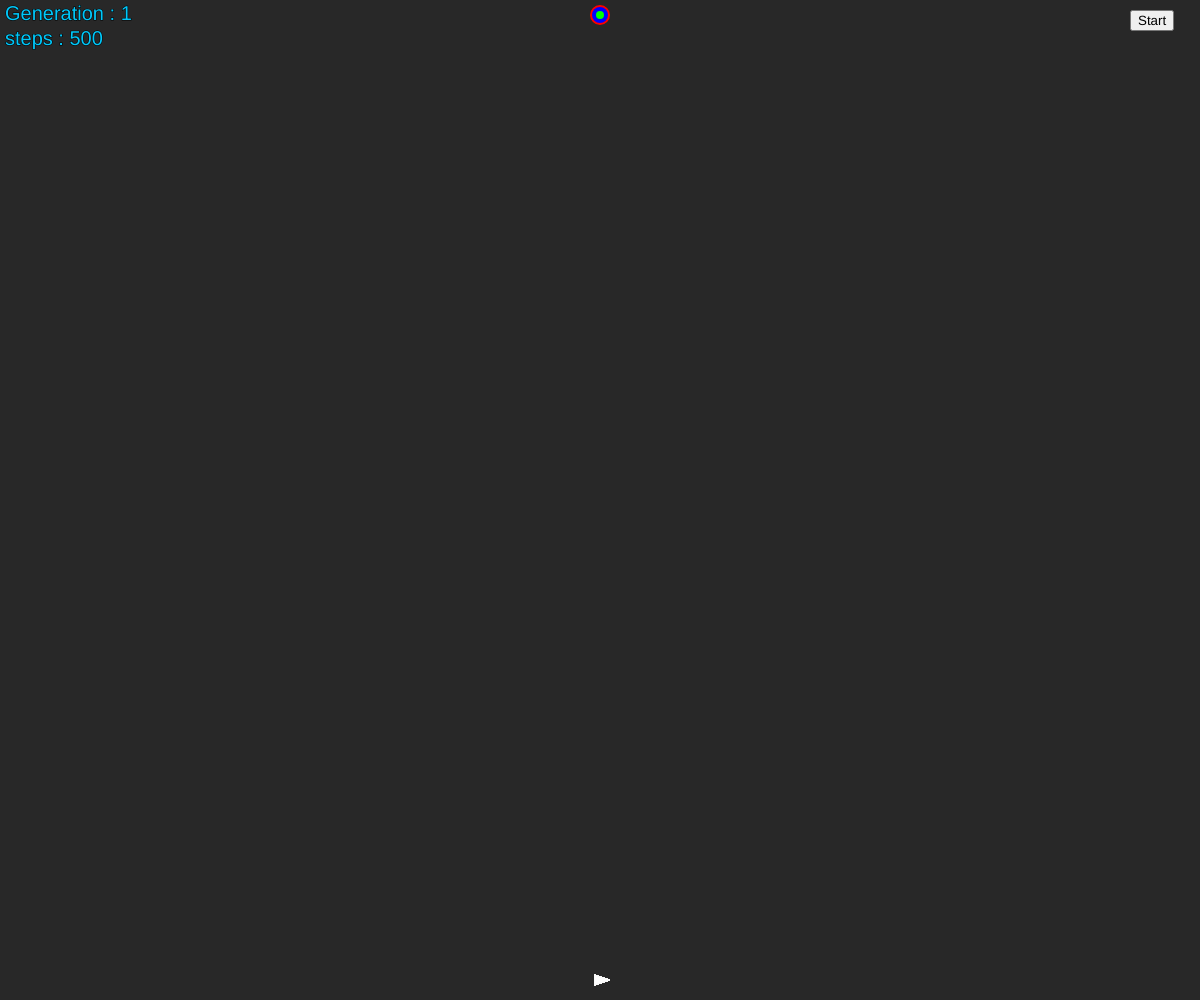
Frame 1 (no input)
Frame 60 (no input): identical to frame 1, image omitted
Frame 120 (the mouse pressed at the canvas centre since frame 60): identical to frame 1, image omitted

The p5.js sketch that drew this single still picture (run headless with seeded random() and noise() and a simulated clock; from frame 60 on, the mouse is pressed at the canvas centre):

// p5.js sketch
// ── sketch.js
let goal;
let p;
let startper = false;
//let fitness = 0;

function setup() {
  createCanvas(windowWidth, windowHeight);
  p = new Population(500);
  goal = createVector(width/2, 15);
  
  button = createButton('Start');
  button.position(width - 70, 10);
  button.mousePressed(start);
  // slider = createSlider(0, 255, 100);
  // slider.position(width - 70, 50);
  // slider.style('width', '60px');
}
function windowResized() {
  resizeCanvas(windowWidth, windowHeight);
  
}
function start() {
  print("start");
  startper = true;
}

function showGoal() {
  noStroke();
  fill(255, 0, 0);
  ellipse(goal.x, goal.y, 20, 20);
  fill(0, 0, 255);
  ellipse(goal.x, goal.y, 16, 16);
  fill(0, 255, 0);
  ellipse(goal.x, goal.y, 8, 8);
  stroke(1);

}

function draw() {
  // let val = slider.value();
  // background(val);
  background(40);
  // if (locked) {
  //   rect(posi1.x, posi1.y, mouseX - posi1.x, mouseY - posi1.y);
  //   //redraw();
  // }
  
  showGoal();
  if (p.allDotDead()) {
    //genetic algorithm
    p.calculateFitness();
    p.naturalSelection();
    p.mutateDemBabies();
  } else {

    if (startper) {
      p.update();
    }
    p.show();
  }
}
// ── Brain.js
class Brain{

  constructor(size){
    this.size = size
    this.directions = [];
    this.step = 0;
    for(let i=0;i<this.size;i++)
    {
      let rand = random(2*PI);
      this.directions[i] = p5.Vector.fromAngle(rand);
    }
  }
  clone() {
    let clone = new Brain(this.directions.length);
    for (let i = 0; i < this.directions.length; i++) {
      clone.directions[i] = this.directions[i].copy();
    }
    return clone;
  }
  mutate(){
    let mutationRate = 0.01;
    
    for (let i =0; i< this.directions.length; i++) {
      let rand = random(1);
      if (rand < mutationRate) {
        //set this direction as a random direction 
        let randomAngle = random(2*PI);
        this.directions[i] = p5.Vector.fromAngle(randomAngle);
      }
    }
  }
  
}
// ── Dot.js
class Dot{
 
  constructor(){
    this.pos = createVector(width/2, height-20);
    this.vel = createVector(0, 0);
    this.acc = createVector(0, 0);
    
    this.goal = createVector(width/2, 15);
    
    this.brain = new Brain(400);
    this.dead = false;
    this.reachedGoal = false;
    
    this.isbest = false;
    //print(this.pos);
  }
  
  show(){
   if (this.isBest) {
      push()
     fill(0,255,0);
      translate(this.pos.x, this.pos.y);
      rotate(this.vel.heading());
      triangle(-5,-5,8,0,-5,5);
      //(-5,-5,10,0,-5,5)
      // noStroke();
      // fill(255,255,0,250);
      // rect(-6, 0, 6, 6);
      // stroke(0);
      pop()
    } else {
      stroke(250);
      fill(255,255,255,150);
      push()
      translate(this.pos.x, this.pos.y);
      rotate(this.vel.heading());
      triangle(-5,-5,10,0,-5,5);
      //(-5,-5,10,0,-5,5)
      // noStroke();
      // fill(255,255,0,250);
      // //ellipse(-6, 0, 4, 4);
      // stroke(0);
      pop()
      stroke(0);
    }
  }
  
  setisbesttrue(){
    this.isbest = true;
  }
  
  move(){
    
    if(this.brain.directions.length > this.brain.step){
      this.acc = this.brain.directions[this.brain.step];
      this.brain.step++;
    }
    else{
      this.dead = true;
    }
    //print(this.acc);
    this.vel.add(this.acc);
    this.vel.limit(5);
    this.pos.add(this.vel);
  }
  
  update() {
    if (!this.dead && !this.reachedGoal) {
      this.move();
      if (this.pos.x< 2|| this.pos.y<2 || this.pos.x>width-2 || this.pos.y>height -2) {//if near the edges of the window then kill it 
        this.dead = true;
      } 
      else if (dist(this.pos.x, this.pos.y, this.goal.x, this.goal.y) < 10) {//if reached goal
        this.reachedGoal = true;
      }
      
      
      // else if(this.pos.x> 100 && this.pos.y>300 && this.pos.x<500 && this.pos.y<320){
      //   this.dead = true;
      // }
    }
  }
  
  Fitnesscalculate(){
    if(this.reachedGoal){
      this.fitness = 1/16+10000/(this.brain.step * this.brain.step);
    
    }else{
    let distanceToGoal = dist(this.pos.x, this.pos.y, this.goal.x, this.goal.y);
    this.fitness = 1.0/(distanceToGoal * distanceToGoal); 
  }
}
  
  gimmeBaby() {
    let baby = new Dot();
    baby.brain = this.brain.clone();//babies have the same brain as their parents
    //print(baby.brain);
    return baby;
  }
  

}
// ── Population.js
let myobs = [];
let count = 0;
let locked = false;
let posi1;
let posi2;
function mousePressed() {
  locked = true;
  posi1 = new createVector(0,0);
  posi2 = new createVector(0,0);
  // if(count==0 && startper==true)
  //   count=1;
  // else
  posi1.x = mouseX;
  posi1.y = mouseY;
}
// function mouseDragged() {
//   if(locked){
//     rect(posi1.x,posi1.y,mouseX-posi1.x,mouseY-posi1.y);
//     redraw();
//   }
// }

function mouseReleased() {
  posi2.x = mouseX;
  posi2.y = mouseY;
  if(posi2.x>width)
    posi2.x = width;
  else if(posi2.x<0)
    posi2.x = 0;
  if(posi2.y>height)
    posi2.y = height;
  else if(posi2.y<0)
    posi2.y = 0;
  
  myobs.push(new obs(posi1,posi2));
  locked = false;
  //print(posi1,posi2);
}
class Population{
 
  constructor(size){
    this.dots = []
    this.gen = 1;
    this.fitnessSum = 0;
    this.bestDot = new Dot();
    this.bestDot.setisbesttrue();
    this.minStep = 500;
    this.lastminstep = 500;
    this.countsamecounter = 0;
    for(let i = 0 ;i < size ; i++){
      this.dots[i] = new Dot();
    }
  }
  
  show(){
    for(let i in myobs){
      myobs[i].show();
     }
    for(let i = 1; i< this.dots.length; i++){
        fill(0,0,0,150);
       this.dots[i].show();
    }
    noStroke();
    fill(0,255,0);
    this.dots[0].show();
    //textFont(inconsolata);
    textSize(20);
    fill(0, 202, 253, 251);
    text('Generation : '+this.gen, 5, 20);
    text('steps : '+this.minStep, 5, 45);
    stroke(0);
  }
  update(){
    
    for(let i in myobs){
      for(let j in this.dots){
        myobs[i].collideC(this.dots[j]);
      }
     }
    
    
    for(let i in this.dots){
      if ( this.dots[i].brain.step > this.minStep) {
         this.dots[i].dead = true;
      } else {
      
       this.dots[i].update();}
    }
  }
  calculateFitness(){
    for(let i in this.dots){
       this.dots[i].Fitnesscalculate();
    }
  }
  
  allDotDead(){
    for(let i in this.dots) {
      if (!this.dots[i].dead && !this.dots[i].reachedGoal) { 
        return false;
      }
    }
    return true;
  }
  naturalSelection() {
    let newDots = [];    //next gen
    
    this.setBestDot();
    this.calculateFitnessSum();

    //the champion lives on 
    //this.bestDot.setisbesttrue();
    newDots[0] = this.dots[this.bestDot].gimmeBaby();
    newDots[0].isBest = true;
    for(let i = 1; i< this.dots.length; i++) {
      //select parent based on fitness
      let parent = this.selectParent();

      //get baby from them
      newDots[i] = parent.gimmeBaby();
    }

    this.dots = newDots;
    this.gen ++;
  }

  calculateFitnessSum() {
    this.fitnessSum = 0;
    for(let i in this.dots) {
      this.fitnessSum += this.dots[i].fitness;
    }
  }


  selectParent() {
    let rand = random(this.fitnessSum);
    let runningSum = 0;
    for (let i = 0; i< this.dots.length; i++) {
      runningSum+= this.dots[i].fitness;
      if (runningSum > rand) {
        return this.dots[i];
      }
    }
    //should never get to this point
    print("error");
    return null;
  }
  
  
  mutateDemBabies() {
    for (let i = 1; i< this.dots.length; i++) {
      this.dots[i].brain.mutate();
    }
  }
  
  
  setBestDot() {
    let max = 0;
    let maxIndex = 0;
    for (let i = 0; i< this.dots.length; i++) {
      if (this.dots[i].fitness > max) {
        max = this.dots[i].fitness;
        maxIndex = i;
      }
    }
    this.bestDot = maxIndex;
    if (this.dots[this.bestDot].reachedGoal) {
      this.minStep = this.dots[this.bestDot].brain.step;
    }
    print("step:  "+this.minStep+"    Gen :   "+this.gen);
    
  }
}
// ── obs.js
let pos1;
let pos2;
class obs {
  constructor(x1, x2) {
    this.pos1 = x1;
    this.pos2 = x2;
    this.dir1 = false;
    this.dir2 = false;
    this.dir3 = false;
    
    if (this.pos1.x > this.pos2.x && this.pos1.y > this.pos2.y) {
      this.dir3 = true;
    }
    else if (this.pos1.y > this.pos2.y) {
      this.dir1 = true;
    }
    else if (this.pos1.x > this.pos2.x) {
      this.dir2 = true;
    }

  }
  show() {
    noStroke();
    fill(0, 150, 255);

    rect(this.pos1.x, this.pos1.y, this.pos2.x - this.pos1.x, this.pos2.y - this.pos1.y);
    stroke(1);
  }
  collideC(dot) {


    if (this.dir1) {
      if (dot.pos.x > this.pos1.x && dot.pos.y < this.pos1.y && dot.pos.x < this.pos2.x && dot.pos.y > this.pos2.y) {
        dot.dead = true;
      }
    } else if (this.dir2) {
      if (dot.pos.x < this.pos1.x && dot.pos.y > this.pos1.y && dot.pos.x > this.pos2.x && dot.pos.y < this.pos2.y) {
        dot.dead = true;
      }
    }
    else if (this.dir3) {
      if (dot.pos.x < this.pos1.x && dot.pos.y < this.pos1.y && dot.pos.x > this.pos2.x && dot.pos.y > this.pos2.y) {
        dot.dead = true;
      }
    }
    else {
      if (dot.pos.x > this.pos1.x && dot.pos.y > this.pos1.y && dot.pos.x < this.pos2.x && dot.pos.y < this.pos2.y) {
        dot.dead = true;
      }
    }
  }

}
// ── style.css
html, body {
  margin: 0;
  padding: 0;
}
canvas {
  display: block;
}

button {
  background-color: rgb(0, 202, 253); /* Green */
  border: none;
  color: white;
  padding: 5px 10px;
  text-align: center;
  text-decoration: none;
  display: inline-block;
  font-size: 20px;
  border-radius: 25%;
}
button:hover {
  background-color: #21AE10; /* Green */
  border: none;
  color: white;
  padding: 5px 10px;
  text-align: center;
  text-decoration: none;
  display: inline-block;
  font-size: 20px;
  border-radius: 25%;
}
